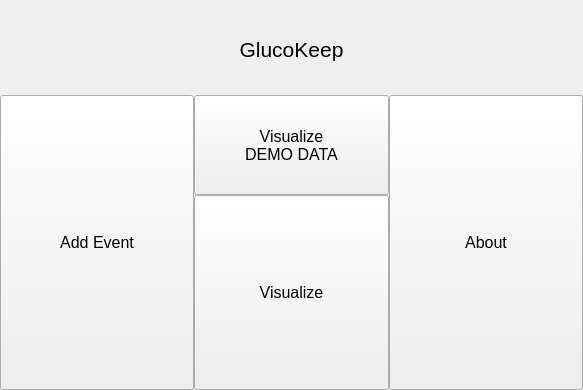
<?xml version="1.0" encoding="UTF-8"?>
<ui version="4.0">
 <class>MainWindow</class>
 <widget class="QMainWindow" name="MainWindow">
  <property name="geometry">
   <rect>
    <x>0</x>
    <y>0</y>
    <width>583</width>
    <height>390</height>
   </rect>
  </property>
  <property name="font">
   <font>
    <family>Arial</family>
    <pointsize>12</pointsize>
   </font>
  </property>
  <property name="windowTitle">
   <string>GlucoKeep - Welcome</string>
  </property>
  <widget class="QWidget" name="centralwidget">
   <layout class="QGridLayout" name="gridLayout_2">
    <property name="leftMargin">
     <number>0</number>
    </property>
    <property name="rightMargin">
     <number>0</number>
    </property>
    <property name="bottomMargin">
     <number>0</number>
    </property>
    <item row="0" column="0">
     <layout class="QVBoxLayout" name="verticalLayout">
      <item>
       <widget class="QLabel" name="label_appheader">
        <property name="sizePolicy">
         <sizepolicy hsizetype="Preferred" vsizetype="Minimum">
          <horstretch>0</horstretch>
          <verstretch>0</verstretch>
         </sizepolicy>
        </property>
        <property name="minimumSize">
         <size>
          <width>0</width>
          <height>80</height>
         </size>
        </property>
        <property name="font">
         <font>
          <pointsize>16</pointsize>
         </font>
        </property>
        <property name="text">
         <string>GlucoKeep</string>
        </property>
        <property name="alignment">
         <set>Qt::AlignCenter</set>
        </property>
       </widget>
      </item>
      <item>
       <layout class="QHBoxLayout" name="horizontalLayout">
        <property name="spacing">
         <number>0</number>
        </property>
        <item>
         <widget class="QPushButton" name="btn_addevent">
          <property name="sizePolicy">
           <sizepolicy hsizetype="Minimum" vsizetype="MinimumExpanding">
            <horstretch>0</horstretch>
            <verstretch>0</verstretch>
           </sizepolicy>
          </property>
          <property name="minimumSize">
           <size>
            <width>180</width>
            <height>80</height>
           </size>
          </property>
          <property name="text">
           <string>Add Event</string>
          </property>
         </widget>
        </item>
        <item>
         <layout class="QVBoxLayout" name="verticalLayout_2">
          <property name="spacing">
           <number>0</number>
          </property>
          <item>
           <widget class="QPushButton" name="pushButton">
            <property name="minimumSize">
             <size>
              <width>0</width>
              <height>100</height>
             </size>
            </property>
            <property name="text">
             <string>Visualize
DEMO DATA</string>
            </property>
           </widget>
          </item>
          <item>
           <widget class="QPushButton" name="btn_visualize">
            <property name="sizePolicy">
             <sizepolicy hsizetype="Minimum" vsizetype="MinimumExpanding">
              <horstretch>0</horstretch>
              <verstretch>0</verstretch>
             </sizepolicy>
            </property>
            <property name="minimumSize">
             <size>
              <width>180</width>
              <height>80</height>
             </size>
            </property>
            <property name="text">
             <string>Visualize</string>
            </property>
           </widget>
          </item>
         </layout>
        </item>
        <item>
         <widget class="QPushButton" name="btn_about">
          <property name="sizePolicy">
           <sizepolicy hsizetype="Minimum" vsizetype="MinimumExpanding">
            <horstretch>0</horstretch>
            <verstretch>0</verstretch>
           </sizepolicy>
          </property>
          <property name="minimumSize">
           <size>
            <width>180</width>
            <height>80</height>
           </size>
          </property>
          <property name="text">
           <string>About</string>
          </property>
         </widget>
        </item>
       </layout>
      </item>
     </layout>
    </item>
   </layout>
  </widget>
 </widget>
 <resources/>
 <connections/>
</ui>
